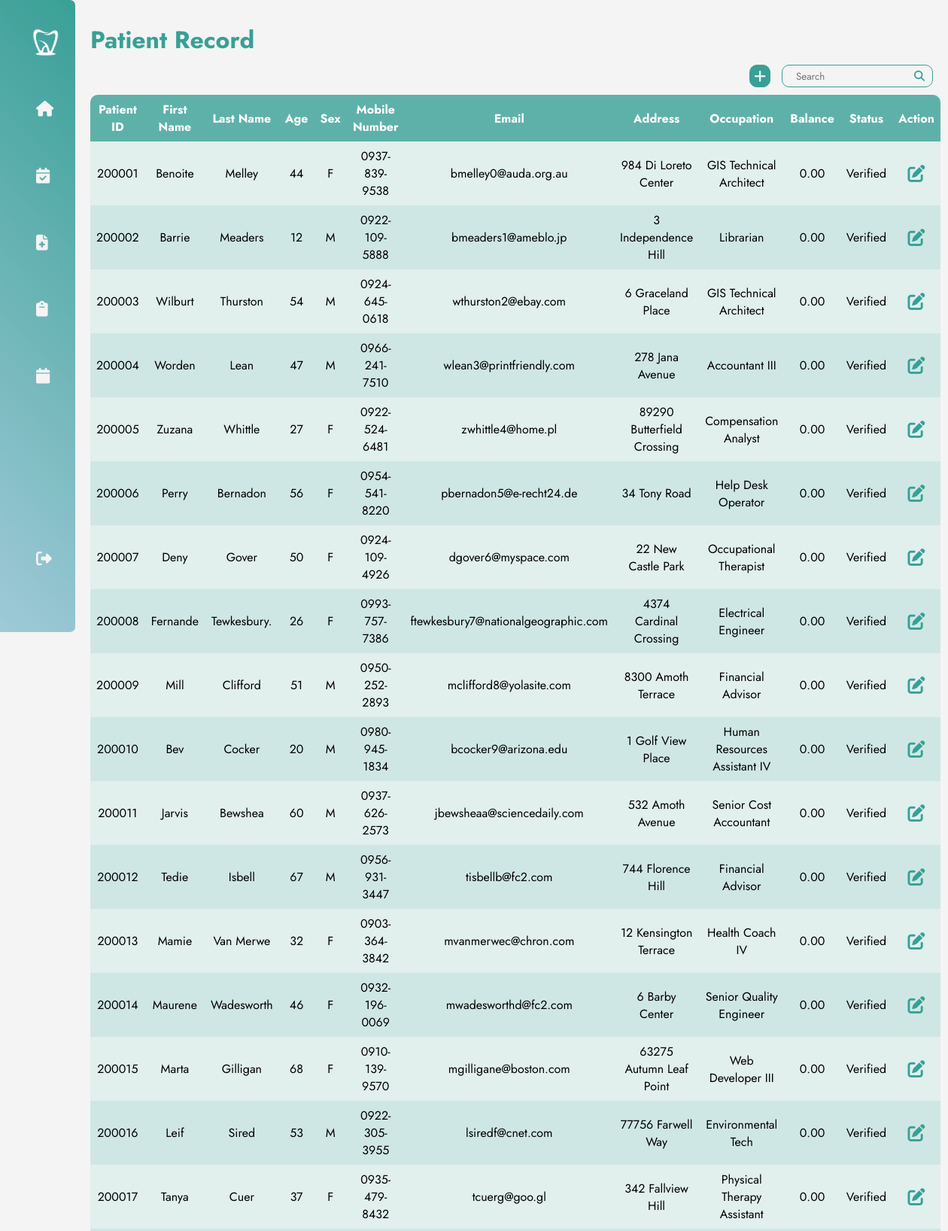
The page /pages/patientRecord.php (upper part) on the database its author committed.
### tables this page shows
CREATE TABLE `patients` (
  `patientID` int(10) NOT NULL,
  `patientFirstName` varchar(30) DEFAULT NULL,
  `patientLastName` varchar(30) DEFAULT NULL,
  `patientAge` int(11) DEFAULT NULL,
  `patientSex` varchar(10) DEFAULT NULL,
  `patientMobileNo` varchar(15) DEFAULT NULL,
  `patientEmail` varchar(70) DEFAULT NULL,
  `patientAddress` varchar(100) DEFAULT NULL,
  `patientOccupation` varchar(30) DEFAULT NULL,
  `patientBalance` decimal(15,2) DEFAULT 0.00,
  `patientStatus` varchar(15) DEFAULT 'Not Verified'
);

### pages/patientRecord.php (the view, shortened to what this page needs)
<?php
  include("../phpFiles/dbConnect.php");
  $searchKeyword = "";
  $sql = "SELECT * FROM patients";
  $sql .= ";";
  $result = $conn->query($sql);
?>
<!DOCTYPE html>
<html lang="en">
<head>
    <link rel="stylesheet" href="../styles/transaction.css">
</head>
<body>
    <div class="container">
        <?php include('sidebar.php'); ?>
        <main>
            <h1 class="header">Patient Record</h1>
            <div class="main-content">
                <div class="contain">
                    <div class="button">
                        <a href="addPatient.php"><i class="fa-solid fa-plus"></i></a>
                    </div>
                    <form action="<?php echo htmlspecialchars($_SERVER["PHP_SELF"]); ?>" method="post" class="search">
                        <input type="text" name="searchKeyword" value="<?php echo $searchKeyword; ?>" placeholder="  Search">
                        <i class="fa-solid fa-magnifying-glass"></i>
                    </form>
                </div>
                <?php
                    if ($result->num_rows > 0) {
                        echo "<table>";
                        echo "<tr><th>Patient ID</th><th>First Name</th><th>Last Name</th><th>Age</th><th>Sex</th><th>Mobile Number</th><th>Email</th><th>Address</th><th>Occupation</th><th>Balance</th><th>Status</th><th>Action</th></tr>";
                    while ($row = $result->fetch_assoc()) {
                    echo "<tr>";
                    echo "<td>" . $row["patientID"] . "</td>";
                    echo "<td>" . $row["patientFirstName"] . "</td>";
                    echo "<td>" . $row["patientLastName"] . "</td>";
                    echo "<td>" . $row["patientAge"] . "</td>";
                    echo "<td>" . $row["patientSex"] . "</td>";
                    echo "<td>" . $row["patientMobileNo"] . "</td>";
                    echo "<td>" . $row["patientEmail"] . "</td>";
                    echo "<td>" . $row["patientAddress"] . "</td>";
                    echo "<td>" . $row["patientOccupation"] . "</td>";
                    echo "<td>" . $row["patientBalance"] . "</td>";
                    echo "<td>" . $row["patientStatus"] . "</td>";
                    echo "<td>
                            <div class='action-buttons'>
                                <form action='patientRecordUpdate.php' method='post'>
                                    <input type='hidden' name='patientID' value='{$row['patientID']}'>
                                    <button type='submit'><i class='fas fa-edit'></i></button>
                                </form>
                            </td>";
                    echo "</tr>";
                    echo "</div>";
                    }
                    } else {
                        echo "0 results";
                    }
                ?>
</body>
</html>

### pages/sidebar.php (shortened to what this page needs)
<head>
    <link rel="stylesheet" type="text/css" href="../styles/sidebar.css"/>
    <link rel="stylesheet" href="https://cdnjs.cloudflare.com/ajax/libs/font-awesome/6.4.2/css/all.min.css" />
</head>
<nav>
    <div class="logo">
        <img src="../images/logoDashboard.png">
    </div>
    <ul class="menu">
        <li>
            <a href="dashboard.php">
                <i class="fa-solid fa-house"></i>
            </a>
        </li>
        <li>
            <a href="appointmentRequest.php">
                <i class="fas fa-calendar-check"></i>
            </a>
        </li>
        <li>
            <a href="patientRecord.php">
                <i class="fa-solid fa-file-medical"></i>
            </a>
        </li>
        <li>
            <a href="transaction.php">
                <i class="fas fa-clipboard"></i>
            </a>
        </li>
        <li>
            <a href="calendarAppointment.php">
                <i class="fas fa-calendar"></i>
            </a>
        </li>
        <li class="logout">
            <a href="#">
                <i class="fas fa-sign-out-alt"></i>
            </a>
        </li>
    </ul>
</nav>

### styles/transaction.css (style rules this page uses)
:root { --bg: #f4f4f4; --bg-darker: #eaf4f3; --teal: #38a095; --lightgreen: #cce1df; --lightblue: #90cac4; --blue: #8edaf1; }
* { margin: 0; padding: 0; outline: none; border: none; text-decoration: none; box-sizing: border-box; font-family: "Jost", sans-serif; }
body { background: var(--bg); }
.container { display: flex; }
main { position: relative; padding: 20px; width: calc(100% - 100px); }
.contain { height: 30px; display: flex; justify-content: flex-end; gap: 15px; }
.button, .search { font-size: 1.2em; background: none; }
.search { display: flex; border: 1px solid var(--teal); border-radius: 10px; padding-left: 10px; }
.search input { background: none; }
.search i { color: var(--teal); font-size: 14px; padding: 0 10px 0 5px; align-self: center; }
.button { background: var(--teal); border: 1px solid var(--teal); border-radius: 10px; padding: 0 5px; }
.button a, .button input { font-size: 18px; color: var(--bg); text-align:center }
h1 { padding: 10px 0; color: var(--teal); }
.main-content { text-align: center; }
table { overflow: hidden; border-radius: 10px; margin-top: 10px; border-collapse: collapse; width: 100%; }
th, td { padding: 8px; text-align: center; word-wrap: break-word; }
th { background-color: #5EB1A9; color: white; }
tr:nth-child(even) { background-color: #E1EFED; }
tr:nth-child(odd) { background-color: #CFE7E4; }
.action-buttons { display: flex; gap: 10px; align-items: center; justify-content: center; }
.action-buttons button { font-size: 23px; background-color:transparent; color: #38a095; }

### styles/sidebar.css (style rules this page uses)
* { font-family: 'Jost', sans-serif; }
:root { --green: #39a096; --lightblue: #a0cad8; --white: #f4f4f4; --darkwhite: #f4fafa; }
nav { position: sticky; top: 0; left: 0; bottom: 0; width: 110px; height: 105vh; padding: 1rem; color: var(--green); overflow: hidden; transition: all 0.5s linear; background: linear-gradient(45deg, var(--lightblue), var(--green)); border-top-right-radius: 7px; border-bottom-right-radius: 7px; }
.logo { position: relative; height: 80px; padding: 1rem; display: flex; align-items: center; text-align: center; gap: 1.7rem; margin-left: 0.6rem; }
.logo img { height: 85%; }
.menu { height: 85%; position: relative; list-style: none; }
.menu li { padding: 1.5rem; margin: 0.5rem; border-top-left-radius: 50px; border-bottom-left-radius: 50px; line-height: 0.8rem; width: 500px; }
.menu li a { color: var(--white); font-size: 14px; display: flex; align-items: center; gap: 2.6rem; }
.menu li a i { font-size: 1.3rem; }
.logout { position: absolute; bottom: 0; left: 0; width: calc(100% - 1rem); }

### rows shown on the page
patients: patientID "200001", patientFirstName "Benoite", patientLastName "Melley", patientAge "44", patientSex "F", patientMobileNo "0937-839-9538", patientEmail "bmelley0@auda.org.au", patientAddress "984 Di Loreto Center", patientOccupation "GIS Technical Architect", patientBalance "0.00", patientStatus "Verified"
patients: patientID "200002", patientFirstName "Barrie", patientLastName "Meaders", patientAge "12", patientSex "M", patientMobileNo "0922-109-5888", patientEmail "bmeaders1@ameblo.jp", patientAddress "3 Independence Hill", patientOccupation "Librarian", patientBalance "0.00", patientStatus "Verified"
patients: patientID "200003", patientFirstName "Wilburt", patientLastName "Thurston", patientAge "54", patientSex "M", patientMobileNo "0924-645-0618", patientEmail "wthurston2@ebay.com", patientAddress "6 Graceland Place", patientOccupation "GIS Technical Architect", patientBalance "0.00", patientStatus "Verified"
patients: patientID "200004", patientFirstName "Worden", patientLastName "Lean", patientAge "47", patientSex "M", patientMobileNo "0966-241-7510", patientEmail "wlean3@printfriendly.com", patientAddress "278 Jana Avenue", patientOccupation "Accountant III", patientBalance "0.00", patientStatus "Verified"
patients: patientID "200005", patientFirstName "Zuzana", patientLastName "Whittle", patientAge "27", patientSex "F", patientMobileNo "0922-524-6481", patientEmail "zwhittle4@home.pl", patientAddress "89290 Butterfield Crossing", patientOccupation "Compensation Analyst", patientBalance "0.00", patientStatus "Verified"
patients: patientID "200006", patientFirstName "Perry", patientLastName "Bernadon", patientAge "56", patientSex "F", patientMobileNo "0954-541-8220", patientEmail "pbernadon5@e-recht24.de", patientAddress "34 Tony Road", patientOccupation "Help Desk Operator", patientBalance "0.00", patientStatus "Verified"
patients: patientID "200007", patientFirstName "Deny", patientLastName "Gover", patientAge "50", patientSex "F", patientMobileNo "0924-109-4926", patientEmail "dgover6@myspace.com", patientAddress "22 New Castle Park", patientOccupation "Occupational Therapist", patientBalance "0.00", patientStatus "Verified"
patients: patientID "200008", patientFirstName "Fernande", patientLastName "Tewkesbury.", patientAge "26", patientSex "F", patientMobileNo "0993-757-7386", patientEmail "ftewkesbury7@nationalgeographic.com", patientAddress "4374 Cardinal Crossing", patientOccupation "Electrical Engineer", patientBalance "0.00", patientStatus "Verified"
patients: patientID "200009", patientFirstName "Mill", patientLastName "Clifford", patientAge "51", patientSex "M", patientMobileNo "0950-252-2893", patientEmail "mclifford8@yolasite.com", patientAddress "8300 Amoth Terrace", patientOccupation "Financial Advisor", patientBalance "0.00", patientStatus "Verified"
patients: patientID "200010", patientFirstName "Bev", patientLastName "Cocker", patientAge "20", patientSex "M", patientMobileNo "0980-945-1834", patientEmail "bcocker9@arizona.edu", patientAddress "1 Golf View Place", patientOccupation "Human Resources Assistant IV", patientBalance "0.00", patientStatus "Verified"
patients: patientID "200011", patientFirstName "Jarvis", patientLastName "Bewshea", patientAge "60", patientSex "M", patientMobileNo "0937-626-2573", patientEmail "jbewsheaa@sciencedaily.com", patientAddress "532 Amoth Avenue", patientOccupation "Senior Cost Accountant", patientBalance "0.00", patientStatus "Verified"
patients: patientID "200012", patientFirstName "Tedie", patientLastName "Isbell", patientAge "67", patientSex "M", patientMobileNo "0956-931-3447", patientEmail "tisbellb@fc2.com", patientAddress "744 Florence Hill", patientOccupation "Financial Advisor", patientBalance "0.00", patientStatus "Verified"
patients: patientID "200013", patientFirstName "Mamie", patientLastName "Van Merwe", patientAge "32", patientSex "F", patientMobileNo "0903-364-3842", patientEmail "mvanmerwec@chron.com", patientAddress "12 Kensington Terrace", patientOccupation "Health Coach IV", patientBalance "0.00", patientStatus "Verified"
patients: patientID "200014", patientFirstName "Maurene", patientLastName "Wadesworth", patientAge "46", patientSex "F", patientMobileNo "0932-196-0069", patientEmail "mwadesworthd@fc2.com", patientAddress "6 Barby Center", patientOccupation "Senior Quality Engineer", patientBalance "0.00", patientStatus "Verified"
patients: patientID "200015", patientFirstName "Marta", patientLastName "Gilligan", patientAge "68", patientSex "F", patientMobileNo "0910-139-9570", patientEmail "mgilligane@boston.com", patientAddress "63275 Autumn Leaf Point", patientOccupation "Web Developer III", patientBalance "0.00", patientStatus "Verified"
patients: patientID "200016", patientFirstName "Leif", patientLastName "Sired", patientAge "53", patientSex "M", patientMobileNo "0922-305-3955", patientEmail "lsiredf@cnet.com", patientAddress "77756 Farwell Way", patientOccupation "Environmental Tech", patientBalance "0.00", patientStatus "Verified"
patients: patientID "200017", patientFirstName "Tanya", patientLastName "Cuer", patientAge "37", patientSex "F", patientMobileNo "0935-479-8432", patientEmail "tcuerg@goo.gl", patientAddress "342 Fallview Hill", patientOccupation "Physical Therapy Assistant", patientBalance "0.00", patientStatus "Verified"
